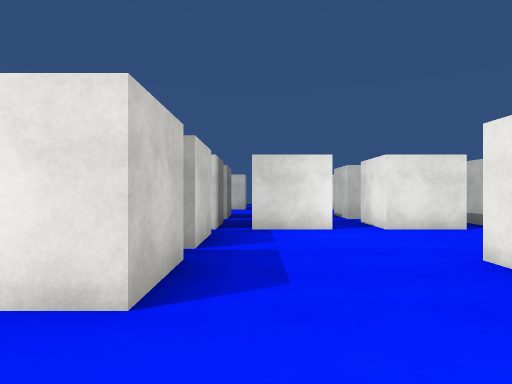
View 1 (above)

24 first-person views from a walk through a 3-D level made in the Unity game engine. The camera is 1.4 m above the floor, looks level and sees 75° across. The floor is counted in squares, 2 m on a side. Each view is taken from the middle of a square. On the plan, view 1 faces up. The plan holds only what a view shows up to about 10 squares ahead; the rest is blank. The player character is not drawn. Surface patterns are stand-ins for the level's own textures.

View 2
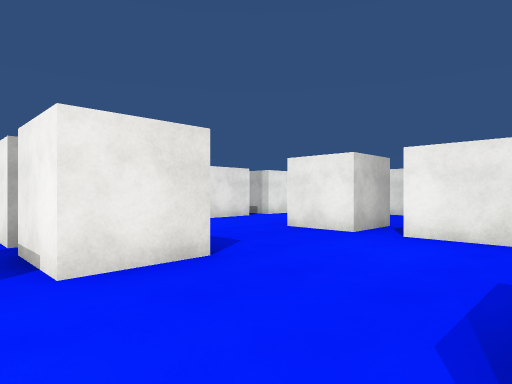

View 3
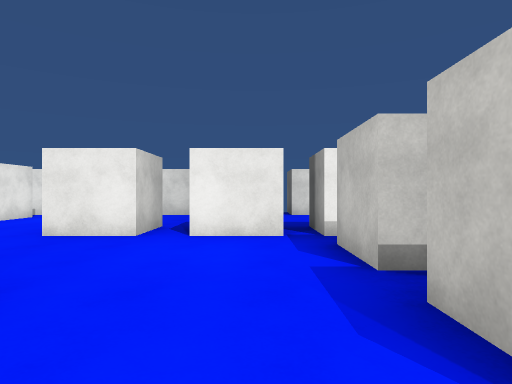

View 4
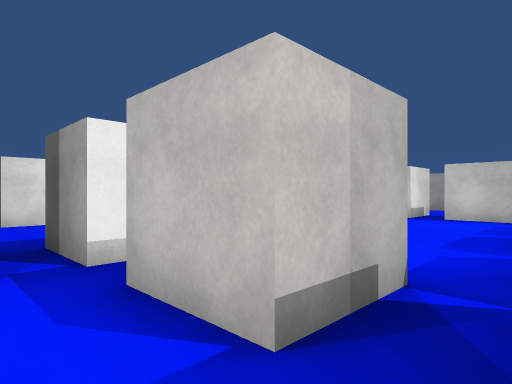

View 5
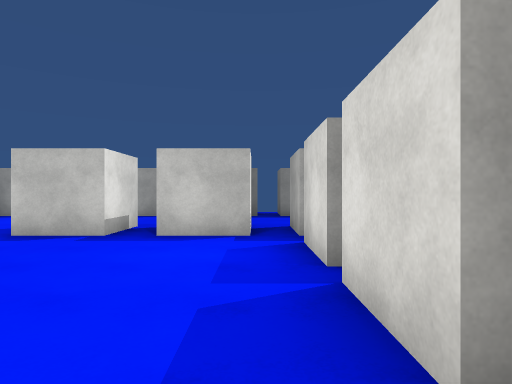

View 6
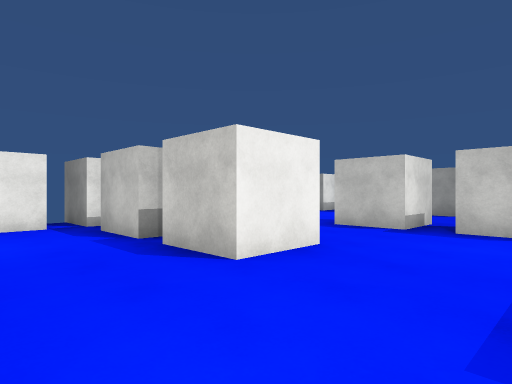

View 7
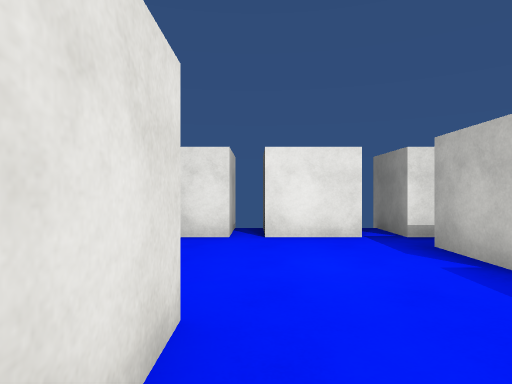

View 8
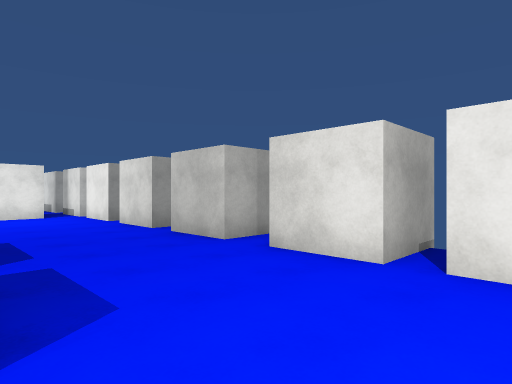

View 9
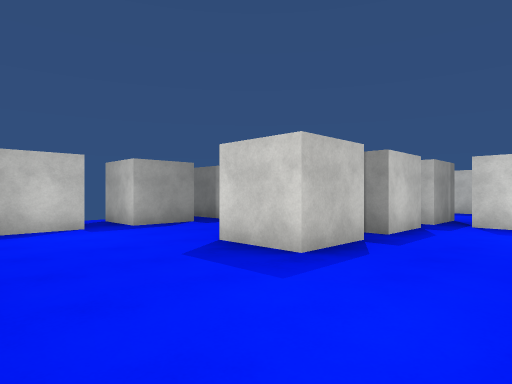

View 10
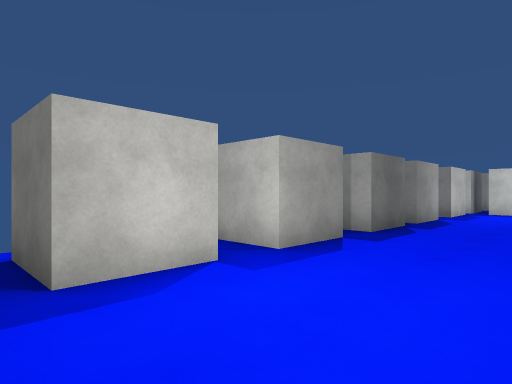

View 11
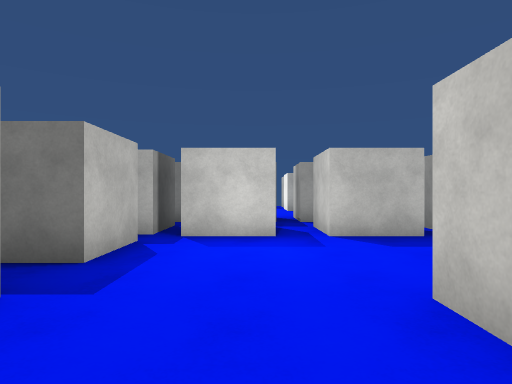

View 12
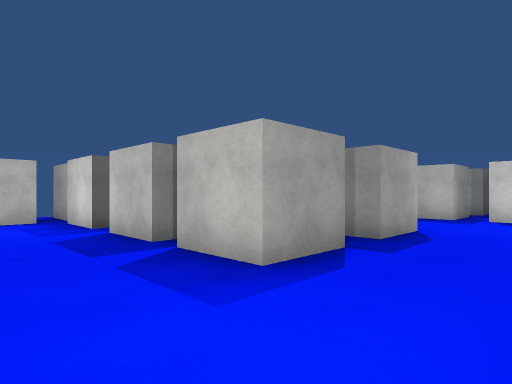

View 13
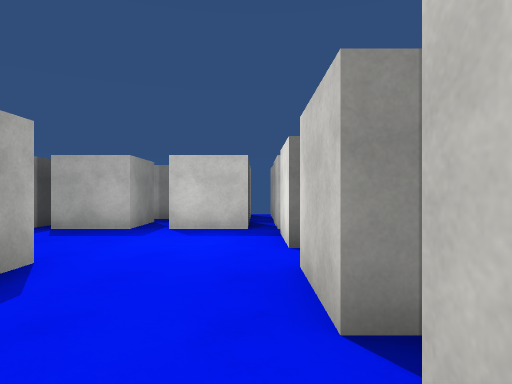

View 14
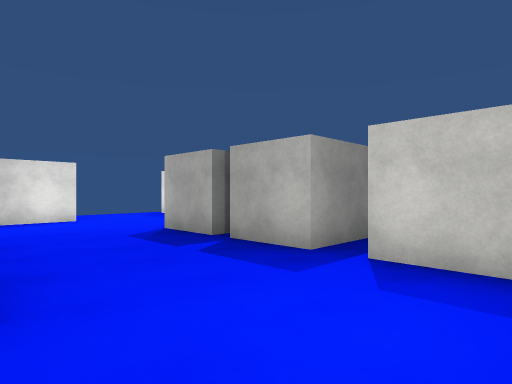

View 15
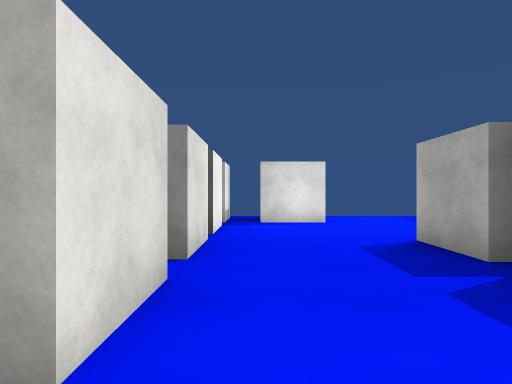

View 16
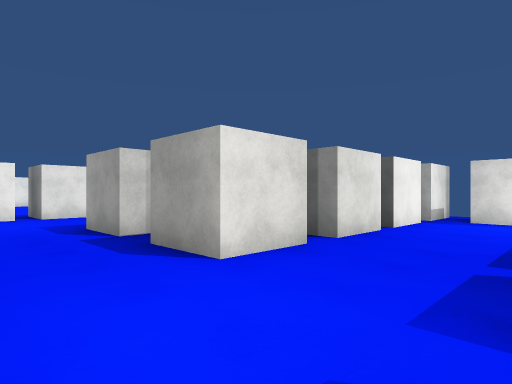

View 17
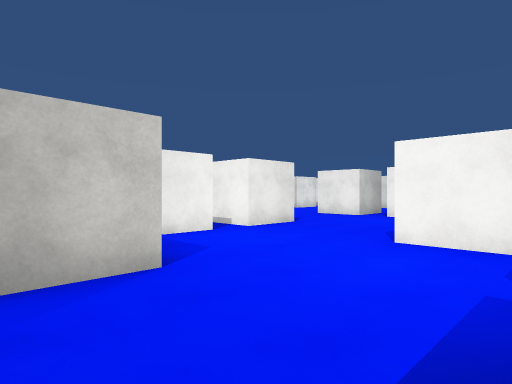

View 18
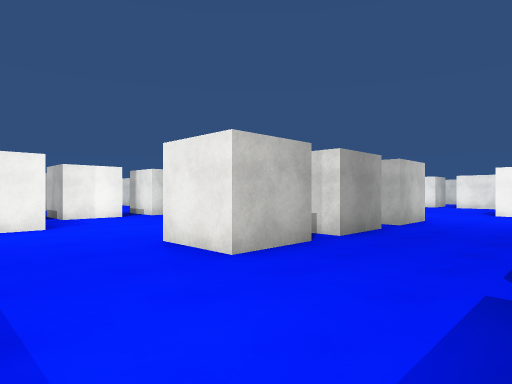

View 19
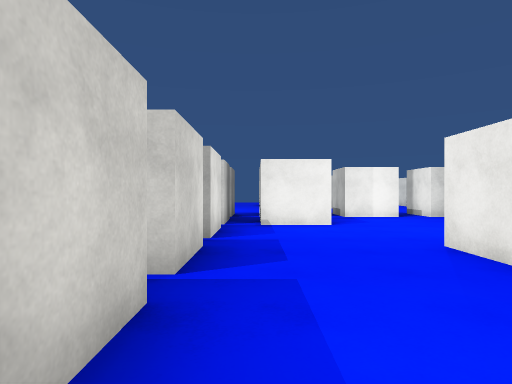

View 20
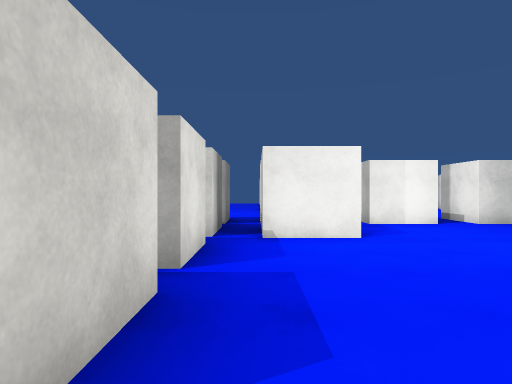

View 21
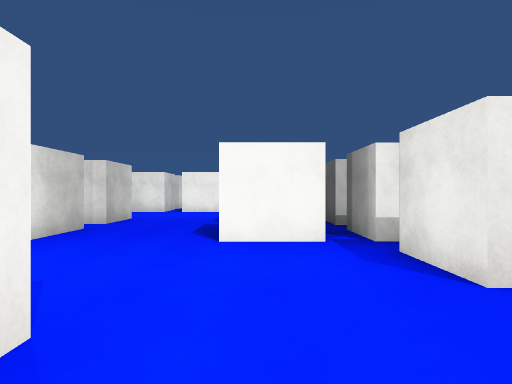

View 22
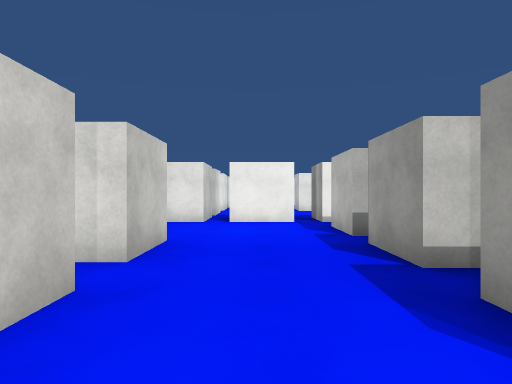

View 23
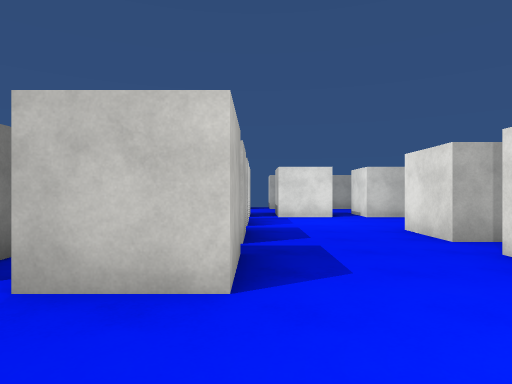

View 24
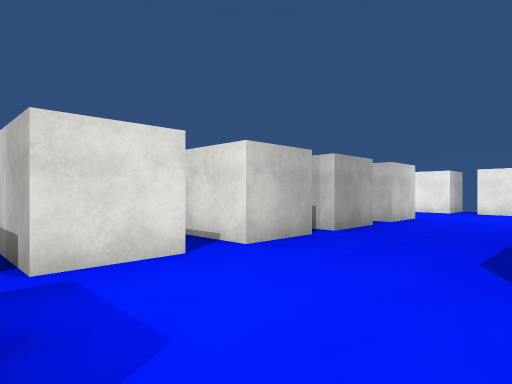

### Floor plan
Key: @ floor where view 1 was taken; # wall or solid block; x gap in a wall; . floor.
Columns run from 16 left of view 1 to 9 right of it. Each row starts with its distance up from view 1.
 14           #.##x# # ##
 13            ............
 12           #.............#
 11           #...........
 10           #...##   #
  9           #...##  .#
  8  ..        ...... .
  7  #x .#x##.#...####.#x##.#
  6  .. ....................
  5  #x#..........##........#
  4  .............##........
  3  #.....####.#.##...#....#
  2  #.....#### #.##...#....#
  1  #...######........#....#
  0  #...######.....@..#....#
 -1  #............####.x....#
 -2  #............###  #....#
 -3  #.....  .....  .........x
 -4 ## #.#.##.#     ........#
 -5 .............. #.........x
 -6  #.#..........##...####.#
 -7   ......................
 -8    #...##.#...##........
 -9    #....  ..............
-10    #...#  #...##x#.#....
-11     ...##...............
-12    ....##.#.............
-13    ....## #.............
-14   ...######.#.####.####.#
-15   ... ##  #.#    #  ###.

Where each view was taken, in squares from view 1:
view 1: 0 up, 0 right, facing up
view 2: 1 down, 3 left, facing up-right
view 3: 0 up, 3 left, facing right
view 4: 0 up, 1 left, facing down-right
view 5: 4 down, 0 right, facing down
view 6: 3 down, 0 right, facing down-right
view 7: 3 down, 2 right, facing right
view 8: 4 down, 4 right, facing up-right
view 9: 7 down, 7 right, facing down-left
view 10: 11 down, 7 right, facing down-left
view 11: 12 down, 0 right, facing left
view 12: 5 down, 3 left, facing down-left
view 13: 5 down, 6 left, facing left
view 14: 5 down, 9 left, facing down-left
view 15: 6 down, 10 left, facing down
view 16: 5 down, 12 left, facing down-right
view 17: 3 down, 7 left, facing up-right
view 18: 3 down, 14 left, facing up-right
view 19: 3 down, 14 left, facing up
view 20: 1 down, 14 left, facing up
view 21: 3 up, 14 left, facing right
view 22: 5 up, 10 left, facing right
view 23: 4 up, 5 left, facing up
view 24: 10 up, 5 left, facing up-right
